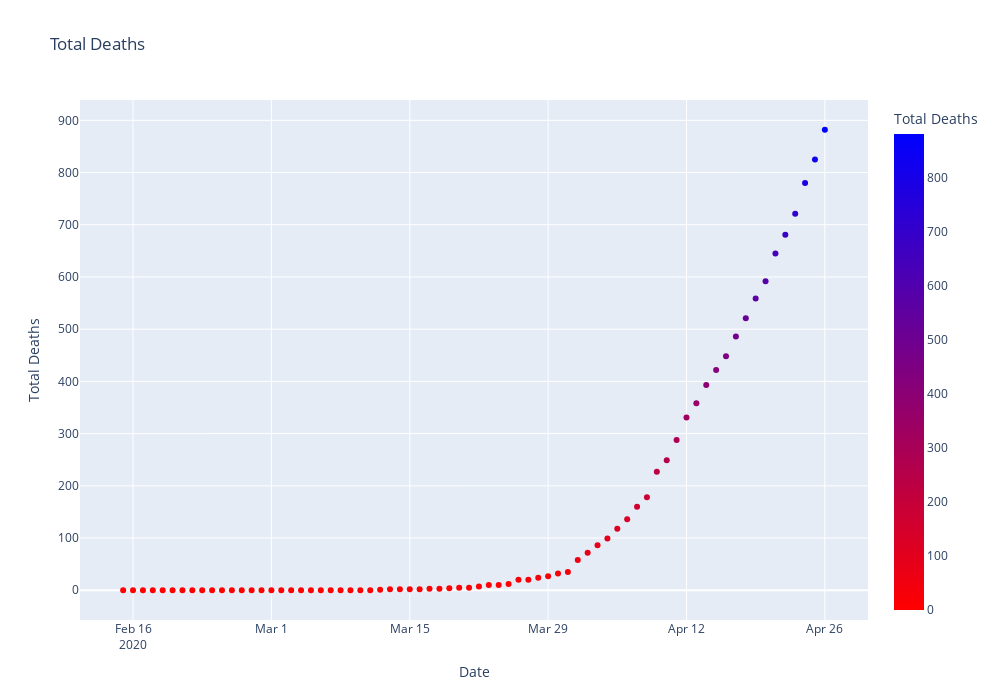

The cell this chart's notebook holds for it:
### Markdown cell above
## Total Coronavirus Deaths in India
using Scatter Plot

### Code cell
fig = px.scatter(ind_daily, x = 'Date', y = 'Total Deaths', color = 'Total Deaths', color_continuous_scale='Bluered_r',
                title = 'Total Deaths', width = 1000, height = 700)
fig.show()

### Figure 1 — Plotly figure (JSON) as saved in the notebook; plotly's stock layout.template omitted (floating-point values rounded to 4 significant figures)
{"data": [{"hovertemplate": "Date=%{x}<br>Total Deaths=%{marker.color}<extra></extra>", "legendgroup": "", "marker": {"color": [0, 0, 0, 0, 0, 0, 0, 0, 0, 0, 0, 0, 0, 0, 0, 0, 0, 0, 0, 0, 0, 0, 0, 0, 0, 0, 1, 2, 2, 2, 2, 3, 3, 4, 5, 5, 7, 10, 10, 12, 20, 20, 24, 27, 32, 35, 58, 72, 86, 99, 118, 136, 160, 178, 227, 249, 288, 331, 358, 393, 422, 448, 486, 521, 559, 592, 645, 681, 721, 780, 825, 882], "coloraxis": "coloraxis", "symbol": "circle"}, "mode": "markers", "name": "", "showlegend": false, "type": "scatter", "x": ["2020-02-15T00:00:00", "2020-02-16T00:00:00", "2020-02-17T00:00:00", "2020-02-18T00:00:00", "2020-02-19T00:00:00", "2020-02-20T00:00:00", "2020-02-21T00:00:00", "2020-02-22T00:00:00", "2020-02-23T00:00:00", "2020-02-24T00:00:00", "2020-02-25T00:00:00", "2020-02-26T00:00:00", "2020-02-27T00:00:00", "2020-02-28T00:00:00", "2020-02-29T00:00:00", "2020-03-01T00:00:00", "2020-03-02T00:00:00", "2020-03-03T00:00:00", "2020-03-04T00:00:00", "2020-03-05T00:00:00", "2020-03-06T00:00:00", "2020-03-07T00:00:00", "2020-03-08T00:00:00", "2020-03-09T00:00:00", "2020-03-10T00:00:00", "2020-03-11T00:00:00", "2020-03-12T00:00:00", "2020-03-13T00:00:00", "2020-03-14T00:00:00", "2020-03-15T00:00:00", "2020-03-16T00:00:00", "2020-03-17T00:00:00", "2020-03-18T00:00:00", "2020-03-19T00:00:00", "2020-03-20T00:00:00", "2020-03-21T00:00:00", "2020-03-22T00:00:00", "2020-03-23T00:00:00", "2020-03-24T00:00:00", "2020-03-25T00:00:00", "2020-03-26T00:00:00", "2020-03-27T00:00:00", "2020-03-28T00:00:00", "2020-03-29T00:00:00", "2020-03-30T00:00:00", "2020-03-31T00:00:00", "2020-04-01T00:00:00", "2020-04-02T00:00:00", "2020-04-03T00:00:00", "2020-04-04T00:00:00", "2020-04-05T00:00:00", "2020-04-06T00:00:00", "2020-04-07T00:00:00", "2020-04-08T00:00:00", "2020-04-09T00:00:00", "2020-04-10T00:00:00", "2020-04-11T00:00:00", "2020-04-12T00:00:00", "2020-04-13T00:00:00", "2020-04-14T00:00:00", "2020-04-15T00:00:00", "2020-04-16T00:00:00", "2020-04-17T00:00:00", "2020-04-18T00:00:00", "2020-04-19T00:00:00", "2020-04-20T00:00:00", "2020-04-21T00:00:00", "2020-04-22T00:00:00", "2020-04-23T00:00:00", "2020-04-24T00:00:00", "2020-04-25T00:00:00", "2020-04-26T00:00:00"], "xaxis": "x", "y": [0, 0, 0, 0, 0, 0, 0, 0, 0, 0, 0, 0, 0, 0, 0, 0, 0, 0, 0, 0, 0, 0, 0, 0, 0, 0, 1, 2, 2, 2, 2, 3, 3, 4, 5, 5, 7, 10, 10, 12, 20, 20, 24, 27, 32, 35, 58, 72, 86, 99, 118, 136, 160, 178, 227, 249, 288, 331, 358, 393, 422, 448, 486, 521, 559, 592, 645, 681, 721, 780, 825, 882], "yaxis": "y"}], "layout": {"coloraxis": {"colorbar": {"title": {"text": "Total Deaths"}}, "colorscale": [[0, "rgb(255,0,0)"], [1, "rgb(0,0,255)"]]}, "height": 700, "legend": {"tracegroupgap": 0}, "title": {"text": "Total Deaths"}, "width": 1000, "xaxis": {"anchor": "y", "domain": [0, 1], "title": {"text": "Date"}}, "yaxis": {"anchor": "x", "domain": [0, 1], "title": {"text": "Total Deaths"}}}}
